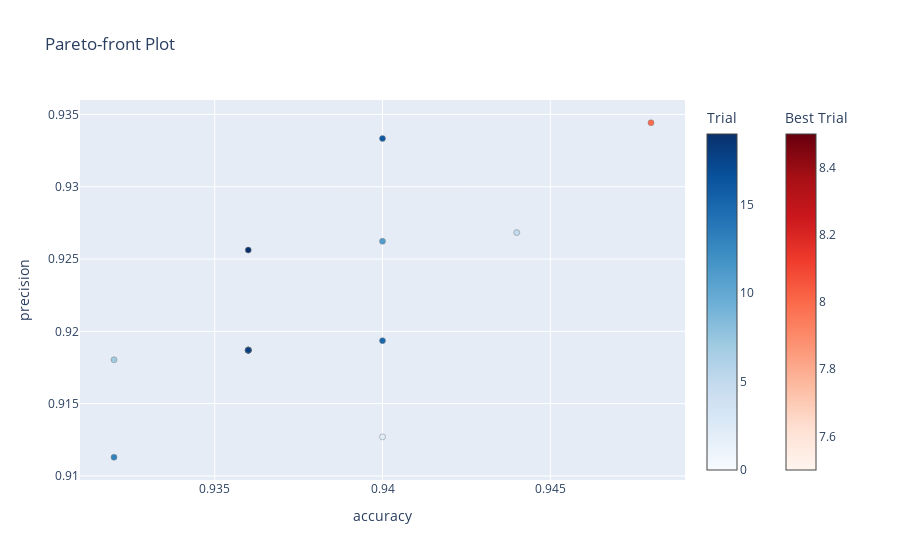

Write notebook code for a chart like this one.
### Code cell
fig = optuna.visualization.plot_pareto_front(study, target_names=["recall", "precision"])
fig.show()

### Figure 1 — Plotly figure (JSON) as saved in the notebook; plotly's stock layout.template omitted (floating-point values rounded to 4 significant figures)
{"data": [{"hovertemplate": "%{text}<extra>Trial</extra>", "marker": {"color": [0, 1, 2, 3, 4, 5, 6, 7, 9, 10, 11, 12, 13, 14, 15, 16, 17, 18, 19], "colorbar": {"title": {"text": "Trial"}}, "colorscale": [[0, "rgb(247,251,255)"], [0.125, "rgb(222,235,247)"], [0.25, "rgb(198,219,239)"], [0.375, "rgb(158,202,225)"], [0.5, "rgb(107,174,214)"], [0.625, "rgb(66,146,198)"], [0.75, "rgb(33,113,181)"], [0.875, "rgb(8,81,156)"], [1, "rgb(8,48,107)"]], "line": {"color": "Grey", "width": 0.5}}, "mode": "markers", "showlegend": false, "text": ["{<br>  \"number\": 0,<br>  \"values\": [<br>    0.936,<br>    0.9186991869918699<br>  ],<br>  \"params\": {<br>    \"learning_rate\": 0.11514306093313999,<br>    \"n_estimators\": 130<br>  },<br>  \"user_attrs\": {<br>    \"model_path\": \"dvclive-optuna/model.pkl\"<br>  }<br>}", "{<br>  \"number\": 1,<br>  \"values\": [<br>    0.936,<br>    0.9186991869918699<br>  ],<br>  \"params\": {<br>    \"learning_rate\": 0.13347762508956967,<br>    \"n_estimators\": 50<br>  },<br>  \"user_attrs\": {<br>    \"model_path\": \"dvclive-optuna/model.pkl\"<br>  }<br>}", "{<br>  \"number\": 2,<br>  \"values\": [<br>    0.94,<br>    0.9126984126984127<br>  ],<br>  \"params\": {<br>    \"learning_rate\": 0.32720634190555864,<br>    \"n_estimators\": 180<br>  },<br>  \"user_attrs\": {<br>    \"model_path\": \"dvclive-optuna/model.pkl\"<br>  }<br>}", "{<br>  \"number\": 3,<br>  \"values\": [<br>    0.936,<br>    0.9186991869918699<br>  ],<br>  \"params\": {<br>    \"learning_rate\": 0.6661236040767159,<br>    \"n_estimators\": 110<br>  },<br>  \"user_attrs\": {<br>    \"model_path\": \"dvclive-optuna/model.pkl\"<br>  }<br>}", "{<br>  \"number\": 4,<br>  \"values\": [<br>    0.936,<br>    0.9186991869918699<br>  ],<br>  \"params\": {<br>    \"learning_rate\": 0.029110923041917966,<br>    \"n_estimators\": 150<br>  },<br>  \"user_attrs\": {<br>    \"model_path\": \"dvclive-optuna/model.pkl\"<br>  }<br>}", "{<br>  \"number\": 5,<br>  \"values\": [<br>    0.944,<br>    0.926829268292683<br>  ],<br>  \"params\": {<br>    \"learning_rate\": 0.39501052342916276,<br>    \"n_estimators\": 170<br>  },<br>  \"user_attrs\": {<br>    \"model_path\": \"dvclive-optuna/model.pkl\"<br>  }<br>}", "{<br>  \"number\": 6,<br>  \"values\": [<br>    0.936,<br>    0.9186991869918699<br>  ],<br>  \"params\": {<br>    \"learning_rate\": 0.2544956837472933,<br>    \"n_estimators\": 20<br>  },<br>  \"user_attrs\": {<br>    \"model_path\": \"dvclive-optuna/model.pkl\"<br>  }<br>}", "{<br>  \"number\": 7,<br>  \"values\": [<br>    0.932,<br>    0.9180327868852459<br>  ],<br>  \"params\": {<br>    \"learning_rate\": 0.8666619760351103,<br>    \"n_estimators\": 50<br>  },<br>  \"user_attrs\": {<br>    \"model_path\": \"dvclive-optuna/model.pkl\"<br>  }<br>}", "{<br>  \"number\": 9,<br>  \"values\": [<br>    0.936,<br>    0.9186991869918699<br>  ],<br>  \"params\": {<br>    \"learning_rate\": 0.07675503372644762,<br>    \"n_estimators\": 170<br>  },<br>  \"user_attrs\": {<br>    \"model_path\": \"dvclive-optuna/model.pkl\"<br>  }<br>}", "{<br>  \"number\": 10,<br>  \"values\": [<br>    0.936,<br>    0.9186991869918699<br>  ],<br>  \"params\": {<br>    \"learning_rate\": 0.5415256970389899,<br>    \"n_estimators\": 80<br>  },<br>  \"user_attrs\": {<br>    \"model_path\": \"dvclive-optuna/model.pkl\"<br>  }<br>}", "{<br>  \"number\": 11,<br>  \"values\": [<br>    0.94,<br>    0.9262295081967213<br>  ],<br>  \"params\": {<br>    \"learning_rate\": 0.4111219891025837,<br>    \"n_estimators\": 90<br>  },<br>  \"user_attrs\": {<br>    \"model_path\": \"dvclive-optuna/model.pkl\"<br>  }<br>}", "{<br>  \"number\": 12,<br>  \"values\": [<br>    0.936,<br>    0.9186991869918699<br>  ],<br>  \"params\": {<br>    \"learning_rate\": 0.5376401359996379,<br>    \"n_estimators\": 10<br>  },<br>  \"user_attrs\": {<br>    \"model_path\": \"dvclive-optuna/model.pkl\"<br>  }<br>}", "{<br>  \"number\": 13,<br>  \"values\": [<br>    0.932,<br>    0.9112903225806451<br>  ],<br>  \"params\": {<br>    \"learning_rate\": 0.9780855286848475,<br>    \"n_estimators\": 60<br>  },<br>  \"user_attrs\": {<br>    \"model_path\": \"dvclive-optuna/model.pkl\"<br>  }<br>}", "{<br>  \"number\": 14,<br>  \"values\": [<br>    0.936,<br>    0.9186991869918699<br>  ],<br>  \"params\": {<br>    \"learning_rate\": 0.2770270705800466,<br>    \"n_estimators\": 110<br>  },<br>  \"user_attrs\": {<br>    \"model_path\": \"dvclive-optuna/model.pkl\"<br>  }<br>}", "{<br>  \"number\": 15,<br>  \"values\": [<br>    0.94,<br>    0.9193548387096774<br>  ],<br>  \"params\": {<br>    \"learning_rate\": 0.6902190485639651,<br>    \"n_estimators\": 200<br>  },<br>  \"user_attrs\": {<br>    \"model_path\": \"dvclive-optuna/model.pkl\"<br>  }<br>}", "{<br>  \"number\": 16,<br>  \"values\": [<br>    0.94,<br>    0.9333333333333333<br>  ],<br>  \"params\": {<br>    \"learning_rate\": 0.41841652380429806,<br>    \"n_estimators\": 70<br>  },<br>  \"user_attrs\": {<br>    \"model_path\": \"dvclive-optuna/model.pkl\"<br>  }<br>}", "{<br>  \"number\": 17,<br>  \"values\": [<br>    0.936,<br>    0.9186991869918699<br>  ],<br>  \"params\": {<br>    \"learning_rate\": 0.20717973724803818,<br>    \"n_estimators\": 30<br>  },<br>  \"user_attrs\": {<br>    \"model_path\": \"dvclive-optuna/model.pkl\"<br>  }<br>}", "{<br>  \"number\": 18,<br>  \"values\": [<br>    0.936,<br>    0.9186991869918699<br>  ],<br>  \"params\": {<br>    \"learning_rate\": 0.44263559250631745,<br>    \"n_estimators\": 80<br>  },<br>  \"user_attrs\": {<br>    \"model_path\": \"dvclive-optuna/model.pkl\"<br>  }<br>}", "{<br>  \"number\": 19,<br>  \"values\": [<br>    0.936,<br>    0.9256198347107438<br>  ],<br>  \"params\": {<br>    \"learning_rate\": 0.009936813457107951,<br>    \"n_estimators\": 140<br>  },<br>  \"user_attrs\": {<br>    \"model_path\": \"dvclive-optuna/model.pkl\"<br>  }<br>}"], "type": "scatter", "x": [0.936, 0.936, 0.94, 0.936, 0.936, 0.944, 0.936, 0.932, 0.936, 0.936, 0.94, 0.936, 0.932, 0.936, 0.94, 0.94, 0.936, 0.936, 0.936], "y": [0.9187, 0.9187, 0.9127, 0.9187, 0.9187, 0.9268, 0.9187, 0.918, 0.9187, 0.9187, 0.9262, 0.9187, 0.9113, 0.9187, 0.9194, 0.9333, 0.9187, 0.9187, 0.9256]}, {"hovertemplate": "%{text}<extra>Best Trial</extra>", "marker": {"color": [8], "colorbar": {"title": {"text": "Best Trial"}, "x": 1.1, "xpad": 40}, "colorscale": [[0, "rgb(255,245,240)"], [0.125, "rgb(254,224,210)"], [0.25, "rgb(252,187,161)"], [0.375, "rgb(252,146,114)"], [0.5, "rgb(251,106,74)"], [0.625, "rgb(239,59,44)"], [0.75, "rgb(203,24,29)"], [0.875, "rgb(165,15,21)"], [1, "rgb(103,0,13)"]], "line": {"color": "Grey", "width": 0.5}}, "mode": "markers", "showlegend": false, "text": ["{<br>  \"number\": 8,<br>  \"values\": [<br>    0.948,<br>    0.9344262295081968<br>  ],<br>  \"params\": {<br>    \"learning_rate\": 0.4050489491024549,<br>    \"n_estimators\": 70<br>  },<br>  \"user_attrs\": {<br>    \"model_path\": \"dvclive-optuna/model.pkl\"<br>  }<br>}"], "type": "scatter", "x": [0.948], "y": [0.9344]}], "layout": {"title": {"text": "Pareto-front Plot"}, "xaxis": {"title": {"text": "accuracy"}}, "yaxis": {"title": {"text": "precision"}}}}
